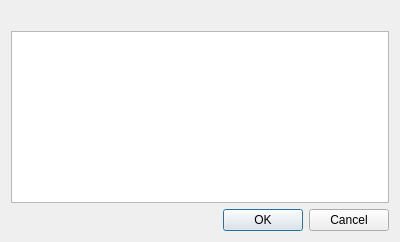
<?xml version="1.0" encoding="UTF-8"?>
<ui version="4.0">
 <class>PtzPresetsDialog</class>
 <widget class="QDialog" name="PtzPresetsDialog">
  <property name="geometry">
   <rect>
    <x>0</x>
    <y>0</y>
    <width>400</width>
    <height>242</height>
   </rect>
  </property>
  <property name="windowTitle">
   <string>Dialog</string>
  </property>
  <layout class="QVBoxLayout" name="verticalLayout">
   <item>
    <widget class="QLabel" name="topLabel">
     <property name="text">
      <string/>
     </property>
    </widget>
   </item>
   <item>
    <widget class="QTreeView" name="treeView">
     <property name="focusPolicy">
      <enum>Qt::ClickFocus</enum>
     </property>
     <property name="editTriggers">
      <set>QAbstractItemView::NoEditTriggers</set>
     </property>
     <property name="alternatingRowColors">
      <bool>true</bool>
     </property>
     <property name="selectionMode">
      <enum>QAbstractItemView::ExtendedSelection</enum>
     </property>
     <property name="rootIsDecorated">
      <bool>false</bool>
     </property>
     <property name="uniformRowHeights">
      <bool>true</bool>
     </property>
     <property name="sortingEnabled">
      <bool>true</bool>
     </property>
     <property name="headerHidden">
      <bool>true</bool>
     </property>
    </widget>
   </item>
   <item>
    <widget class="QDialogButtonBox" name="buttonBox">
     <property name="orientation">
      <enum>Qt::Horizontal</enum>
     </property>
     <property name="standardButtons">
      <set>QDialogButtonBox::Cancel|QDialogButtonBox::Ok</set>
     </property>
    </widget>
   </item>
  </layout>
 </widget>
 <resources/>
 <connections>
  <connection>
   <sender>buttonBox</sender>
   <signal>accepted()</signal>
   <receiver>PtzPresetsDialog</receiver>
   <slot>accept()</slot>
   <hints>
    <hint type="sourcelabel">
     <x>248</x>
     <y>254</y>
    </hint>
    <hint type="destinationlabel">
     <x>157</x>
     <y>274</y>
    </hint>
   </hints>
  </connection>
  <connection>
   <sender>buttonBox</sender>
   <signal>rejected()</signal>
   <receiver>PtzPresetsDialog</receiver>
   <slot>reject()</slot>
   <hints>
    <hint type="sourcelabel">
     <x>316</x>
     <y>260</y>
    </hint>
    <hint type="destinationlabel">
     <x>286</x>
     <y>274</y>
    </hint>
   </hints>
  </connection>
 </connections>
</ui>
